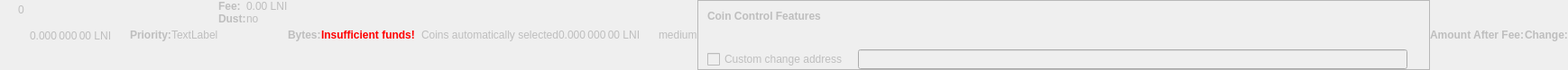
    <widget class="QWidget" name="dummyHideWidget" native="true">
     <property name="enabled">
      <bool>false</bool>
     </property>
     <property name="maximumSize">
      <size>
       <width>100</width>
       <height>22</height>
      </size>
     </property>
     <layout class="QHBoxLayout" name="dummyHideLayout">
      <property name="spacing">
       <number>0</number>
      </property>
      <property name="leftMargin">
       <number>0</number>
      </property>
      <property name="topMargin">
       <number>0</number>
      </property>
      <property name="rightMargin">
       <number>0</number>
      </property>
      <property name="bottomMargin">
       <number>0</number>
      </property>
      <item>
       <layout class="QFormLayout" name="formLayoutCoinControl1">
        <property name="horizontalSpacing">
         <number>10</number>
        </property>
        <property name="verticalSpacing">
         <number>14</number>
        </property>
        <property name="leftMargin">
         <number>10</number>
        </property>
        <property name="topMargin">
         <number>4</number>
        </property>
        <property name="rightMargin">
         <number>6</number>
        </property>
        <item row="0" column="1">
         <widget class="QLabel" name="labelCoinControlBytes">
          <property name="cursor">
           <cursorShape>IBeamCursor</cursorShape>
          </property>
          <property name="contextMenuPolicy">
           <enum>Qt::ActionsContextMenu</enum>
          </property>
          <property name="text">
           <string notr="true">0</string>
          </property>
          <property name="textInteractionFlags">
           <set>Qt::LinksAccessibleByMouse|Qt::TextSelectableByKeyboard|Qt::TextSelectableByMouse</set>
          </property>
         </widget>
        </item>
       </layout>
      </item>
      <item>
       <widget class="QLabel" name="labelCoinControlAfterFee">
        <property name="enabled">
         <bool>false</bool>
        </property>
        <property name="sizePolicy">
         <sizepolicy hsizetype="Fixed" vsizetype="Fixed">
          <horstretch>0</horstretch>
          <verstretch>0</verstretch>
         </sizepolicy>
        </property>
        <property name="minimumSize">
         <size>
          <width>111</width>
          <height>12</height>
         </size>
        </property>
        <property name="maximumSize">
         <size>
          <width>111</width>
          <height>12</height>
         </size>
        </property>
        <property name="cursor">
         <cursorShape>IBeamCursor</cursorShape>
        </property>
        <property name="contextMenuPolicy">
         <enum>Qt::ActionsContextMenu</enum>
        </property>
        <property name="text">
         <string notr="true">0.000 000 00 LNI</string>
        </property>
        <property name="textInteractionFlags">
         <set>Qt::LinksAccessibleByMouse|Qt::TextSelectableByKeyboard|Qt::TextSelectableByMouse</set>
        </property>
       </widget>
      </item>
      <item>
       <widget class="QLabel" name="labelCoinControlPriorityText">
        <property name="enabled">
         <bool>false</bool>
        </property>
        <property name="font">
         <font>
          <weight>75</weight>
          <bold>true</bold>
         </font>
        </property>
        <property name="text">
         <string>Priority:</string>
        </property>
       </widget>
      </item>
      <item>
       <layout class="QHBoxLayout" name="horizontalLayout">
        <item>
         <widget class="QLabel" name="WarningLabel">
          <property name="text">
           <string>TextLabel</string>
          </property>
         </widget>
        </item>
       </layout>
      </item>
      <item>
       <layout class="QFormLayout" name="formLayoutCoinControl3">
        <property name="horizontalSpacing">
         <number>0</number>
        </property>
        <property name="verticalSpacing">
         <number>0</number>
        </property>
        <property name="leftMargin">
         <number>0</number>
        </property>
        <property name="topMargin">
         <number>0</number>
        </property>
        <property name="rightMargin">
         <number>0</number>
        </property>
        <item row="0" column="0">
         <widget class="QLabel" name="labelCoinControlFeeText">
          <property name="enabled">
           <bool>false</bool>
          </property>
          <property name="font">
           <font>
            <weight>75</weight>
            <bold>true</bold>
           </font>
          </property>
          <property name="text">
           <string>Fee:</string>
          </property>
          <property name="margin">
           <number>0</number>
          </property>
         </widget>
        </item>
        <item row="0" column="1">
         <widget class="QLabel" name="labelCoinControlFee">
          <property name="enabled">
           <bool>false</bool>
          </property>
          <property name="cursor">
           <cursorShape>IBeamCursor</cursorShape>
          </property>
          <property name="contextMenuPolicy">
           <enum>Qt::ActionsContextMenu</enum>
          </property>
          <property name="text">
           <string notr="true">0.00 LNI</string>
          </property>
          <property name="textInteractionFlags">
           <set>Qt::LinksAccessibleByMouse|Qt::TextSelectableByKeyboard|Qt::TextSelectableByMouse</set>
          </property>
         </widget>
        </item>
        <item row="1" column="0">
         <widget class="QLabel" name="labelCoinControlLowOutputText">
          <property name="enabled">
           <bool>false</bool>
          </property>
          <property name="font">
           <font>
            <weight>75</weight>
            <bold>true</bold>
           </font>
          </property>
          <property name="text">
           <string>Dust:</string>
          </property>
         </widget>
        </item>
        <item row="1" column="1">
         <widget class="QLabel" name="labelCoinControlLowOutput">
          <property name="enabled">
           <bool>false</bool>
          </property>
          <property name="cursor">
           <cursorShape>IBeamCursor</cursorShape>
          </property>
          <property name="contextMenuPolicy">
           <enum>Qt::ActionsContextMenu</enum>
          </property>
          <property name="text">
           <string>no</string>
          </property>
          <property name="textInteractionFlags">
           <set>Qt::LinksAccessibleByMouse|Qt::TextSelectableByKeyboard|Qt::TextSelectableByMouse</set>
          </property>
         </widget>
        </item>
       </layout>
      </item>
      <item>
       <widget class="QLabel" name="labelCoinControlBytesText">
        <property name="enabled">
         <bool>false</bool>
        </property>
        <property name="font">
         <font>
          <weight>75</weight>
          <bold>true</bold>
         </font>
        </property>
        <property name="text">
         <string>Bytes:</string>
        </property>
       </widget>
      </item>
      <item>
       <layout class="QFormLayout" name="formLayoutCoinControl2">
        <property name="horizontalSpacing">
         <number>0</number>
        </property>
        <property name="verticalSpacing">
         <number>0</number>
        </property>
        <property name="leftMargin">
         <number>0</number>
        </property>
        <property name="topMargin">
         <number>0</number>
        </property>
        <property name="rightMargin">
         <number>0</number>
        </property>
       </layout>
      </item>
      <item>
       <layout class="QHBoxLayout" name="horizontalLayoutCoinControl2">
        <property name="spacing">
         <number>0</number>
        </property>
        <property name="bottomMargin">
         <number>0</number>
        </property>
       </layout>
      </item>
      <item>
       <widget class="QLabel" name="labelCoinControlInsuffFunds">
        <property name="enabled">
         <bool>false</bool>
        </property>
        <property name="minimumSize">
         <size>
          <width>0</width>
          <height>0</height>
         </size>
        </property>
        <property name="font">
         <font>
          <weight>75</weight>
          <bold>true</bold>
         </font>
        </property>
        <property name="styleSheet">
         <string notr="true">color:red;font-weight:bold;</string>
        </property>
        <property name="text">
         <string>Insufficient funds!</string>
        </property>
        <property name="margin">
         <number>5</number>
        </property>
       </widget>
      </item>
      <item>
       <layout class="QFormLayout" name="formLayoutCoinControl4">
        <property name="horizontalSpacing">
         <number>0</number>
        </property>
        <property name="verticalSpacing">
         <number>0</number>
        </property>
        <property name="leftMargin">
         <number>0</number>
        </property>
        <property name="topMargin">
         <number>0</number>
        </property>
        <property name="rightMargin">
         <number>0</number>
        </property>
       </layout>
      </item>
      <item>
       <widget class="QLabel" name="labelCoinControlChangeLabel">
        <property name="enabled">
         <bool>false</bool>
        </property>
        <property name="sizePolicy">
         <sizepolicy hsizetype="Preferred" vsizetype="Expanding">
          <horstretch>0</horstretch>
          <verstretch>0</verstretch>
         </sizepolicy>
        </property>
        <property name="minimumSize">
         <size>
          <width>0</width>
          <height>0</height>
         </size>
        </property>
        <property name="text">
         <string/>
        </property>
        <property name="margin">
         <number>3</number>
        </property>
       </widget>
      </item>
      <item>
       <widget class="QLabel" name="labelCoinControlAutomaticallySelected">
        <property name="enabled">
         <bool>false</bool>
        </property>
        <property name="sizePolicy">
         <sizepolicy hsizetype="Fixed" vsizetype="Fixed">
          <horstretch>0</horstretch>
          <verstretch>0</verstretch>
         </sizepolicy>
        </property>
        <property name="minimumSize">
         <size>
          <width>0</width>
          <height>0</height>
         </size>
        </property>
        <property name="maximumSize">
         <size>
          <width>240</width>
          <height>16777215</height>
         </size>
        </property>
        <property name="text">
         <string>Coins automatically selected</string>
        </property>
        <property name="margin">
         <number>5</number>
        </property>
       </widget>
      </item>
      <item>
       <widget class="QLabel" name="labelCoinControlChange">
        <property name="enabled">
         <bool>false</bool>
        </property>
        <property name="sizePolicy">
         <sizepolicy hsizetype="Fixed" vsizetype="Fixed">
          <horstretch>0</horstretch>
          <verstretch>0</verstretch>
         </sizepolicy>
        </property>
        <property name="minimumSize">
         <size>
          <width>111</width>
          <height>0</height>
         </size>
        </property>
        <property name="maximumSize">
         <size>
          <width>111</width>
          <height>16777215</height>
         </size>
        </property>
        <property name="cursor">
         <cursorShape>IBeamCursor</cursorShape>
        </property>
        <property name="contextMenuPolicy">
         <enum>Qt::ActionsContextMenu</enum>
        </property>
        <property name="text">
         <string notr="true">0.000 000 00 LNI</string>
        </property>
        <property name="textInteractionFlags">
         <set>Qt::LinksAccessibleByMouse|Qt::TextSelectableByKeyboard|Qt::TextSelectableByMouse</set>
        </property>
       </widget>
      </item>
      <item>
       <widget class="QLabel" name="labelCoinControlPriority">
        <property name="enabled">
         <bool>false</bool>
        </property>
        <property name="cursor">
         <cursorShape>IBeamCursor</cursorShape>
        </property>
        <property name="contextMenuPolicy">
         <enum>Qt::ActionsContextMenu</enum>
        </property>
        <property name="text">
         <string>medium</string>
        </property>
        <property name="textInteractionFlags">
         <set>Qt::LinksAccessibleByMouse|Qt::TextSelectableByKeyboard|Qt::TextSelectableByMouse</set>
        </property>
       </widget>
      </item>
      <item>
       <widget class="QFrame" name="frameCoinControl">
        <property name="sizePolicy">
         <sizepolicy hsizetype="Expanding" vsizetype="Expanding">
          <horstretch>0</horstretch>
          <verstretch>0</verstretch>
         </sizepolicy>
        </property>
        <property name="maximumSize">
         <size>
          <width>16777215</width>
          <height>16777215</height>
         </size>
        </property>
        <property name="frameShape">
         <enum>QFrame::StyledPanel</enum>
        </property>
        <property name="frameShadow">
         <enum>QFrame::Sunken</enum>
        </property>
        <layout class="QVBoxLayout" name="verticalLayoutCoinControl2_2">
         <property name="spacing">
          <number>0</number>
         </property>
         <property name="leftMargin">
          <number>0</number>
         </property>
         <property name="topMargin">
          <number>0</number>
         </property>
         <property name="rightMargin">
          <number>0</number>
         </property>
         <property name="bottomMargin">
          <number>0</number>
         </property>
         <item>
          <layout class="QVBoxLayout" name="verticalLayoutCoinControl" stretch="0,0,0,1">
           <property name="spacing">
            <number>0</number>
           </property>
           <property name="leftMargin">
            <number>10</number>
           </property>
           <property name="topMargin">
            <number>10</number>
           </property>
           <item>
            <layout class="QHBoxLayout" name="horizontalLayoutCoinControl1">
             <property name="bottomMargin">
              <number>15</number>
             </property>
             <item>
              <widget class="QLabel" name="labelCoinControlFeatures">
               <property name="enabled">
                <bool>false</bool>
               </property>
               <property name="sizePolicy">
                <sizepolicy hsizetype="Preferred" vsizetype="Maximum">
                 <horstretch>0</horstretch>
                 <verstretch>0</verstretch>
                </sizepolicy>
               </property>
               <property name="font">
                <font>
                 <weight>75</weight>
                 <bold>true</bold>
                </font>
               </property>
               <property name="styleSheet">
                <string notr="true">font-weight:bold;</string>
               </property>
               <property name="text">
                <string>Coin Control Features</string>
               </property>
              </widget>
             </item>
            </layout>
           </item>
           <item>
            <widget class="QWidget" name="widgetCoinControl" native="true">
             <property name="sizePolicy">
              <sizepolicy hsizetype="Preferred" vsizetype="Preferred">
               <horstretch>0</horstretch>
               <verstretch>0</verstretch>
              </sizepolicy>
             </property>
             <property name="minimumSize">
              <size>
               <width>0</width>
               <height>0</height>
              </size>
             </property>
             <property name="styleSheet">
              <string notr="true"/>
             </property>
             <layout class="QHBoxLayout" name="horizontalLayoutCoinControl5_2">
              <property name="leftMargin">
               <number>0</number>
              </property>
              <property name="topMargin">
               <number>0</number>
              </property>
              <property name="rightMargin">
               <number>0</number>
              </property>
              <property name="bottomMargin">
               <number>0</number>
              </property>
              <item>
               <layout class="QHBoxLayout" name="horizontalLayoutCoinControl3">
                <property name="spacing">
                 <number>20</number>
                </property>
                <property name="topMargin">
                 <number>0</number>
                </property>
                <property name="bottomMargin">
                 <number>10</number>
                </property>
               </layout>
              </item>
             </layout>
            </widget>
           </item>
           <item>
            <layout class="QHBoxLayout" name="horizontalLayoutCoinControl4" stretch="0,0,0">
             <property name="spacing">
              <number>12</number>
             </property>
             <property name="sizeConstraint">
              <enum>QLayout::SetDefaultConstraint</enum>
             </property>
             <property name="topMargin">
              <number>5</number>
             </property>
             <property name="rightMargin">
              <number>5</number>
             </property>
             <item>
              <widget class="QCheckBox" name="checkBoxCoinControlChange">
               <property name="enabled">
                <bool>false</bool>
               </property>
               <property name="toolTip">
                <string>If this is activated, but the change address is empty or invalid, change will be sent to a newly generated address.</string>
               </property>
               <property name="text">
                <string>Custom change address</string>
               </property>
              </widget>
             </item>
             <item>
              <widget class="QValidatedLineEdit" name="lineEditCoinControlChange">
               <property name="enabled">
                <bool>false</bool>
               </property>
               <property name="sizePolicy">
                <sizepolicy hsizetype="Expanding" vsizetype="Fixed">
                 <horstretch>0</horstretch>
                 <verstretch>0</verstretch>
                </sizepolicy>
               </property>
              </widget>
             </item>
             <item>
              <widget class="QLabel" name="labelCoinControlChangeLabel_2">
               <property name="sizePolicy">
                <sizepolicy hsizetype="Preferred" vsizetype="Expanding">
                 <horstretch>0</horstretch>
                 <verstretch>0</verstretch>
                </sizepolicy>
               </property>
               <property name="minimumSize">
                <size>
                 <width>0</width>
                 <height>0</height>
                </size>
               </property>
               <property name="text">
                <string/>
               </property>
               <property name="margin">
                <number>3</number>
               </property>
              </widget>
             </item>
            </layout>
           </item>
           <item>
            <spacer name="verticalSpacerCoinControl">
             <property name="orientation">
              <enum>Qt::Vertical</enum>
             </property>
             <property name="sizeHint" stdset="0">
              <size>
               <width>800</width>
               <height>1</height>
              </size>
             </property>
            </spacer>
           </item>
          </layout>
         </item>
        </layout>
       </widget>
      </item>
      <item>
       <widget class="QLabel" name="labelCoinControlAfterFeeText">
        <property name="enabled">
         <bool>false</bool>
        </property>
        <property name="minimumSize">
         <size>
          <width>0</width>
          <height>0</height>
         </size>
        </property>
        <property name="maximumSize">
         <size>
          <width>16777215</width>
          <height>16777215</height>
         </size>
        </property>
        <property name="font">
         <font>
          <weight>75</weight>
          <bold>true</bold>
         </font>
        </property>
        <property name="text">
         <string>Amount After Fee:</string>
        </property>
        <property name="alignment">
         <set>Qt::AlignLeading|Qt::AlignLeft|Qt::AlignVCenter</set>
        </property>
        <property name="margin">
         <number>0</number>
        </property>
       </widget>
      </item>
      <item>
       <widget class="QLabel" name="labelCoinControlChangeText">
        <property name="enabled">
         <bool>false</bool>
        </property>
        <property name="sizePolicy">
         <sizepolicy hsizetype="Preferred" vsizetype="Preferred">
          <horstretch>0</horstretch>
          <verstretch>0</verstretch>
         </sizepolicy>
        </property>
        <property name="minimumSize">
         <size>
          <width>0</width>
          <height>0</height>
         </size>
        </property>
        <property name="maximumSize">
         <size>
          <width>16777215</width>
          <height>16777215</height>
         </size>
        </property>
        <property name="font">
         <font>
          <weight>75</weight>
          <bold>true</bold>
         </font>
        </property>
        <property name="text">
         <string>Change:</string>
        </property>
        <property name="alignment">
         <set>Qt::AlignLeading|Qt::AlignLeft|Qt::AlignVCenter</set>
        </property>
       </widget>
      </item>
     </layout>
    </widget>
